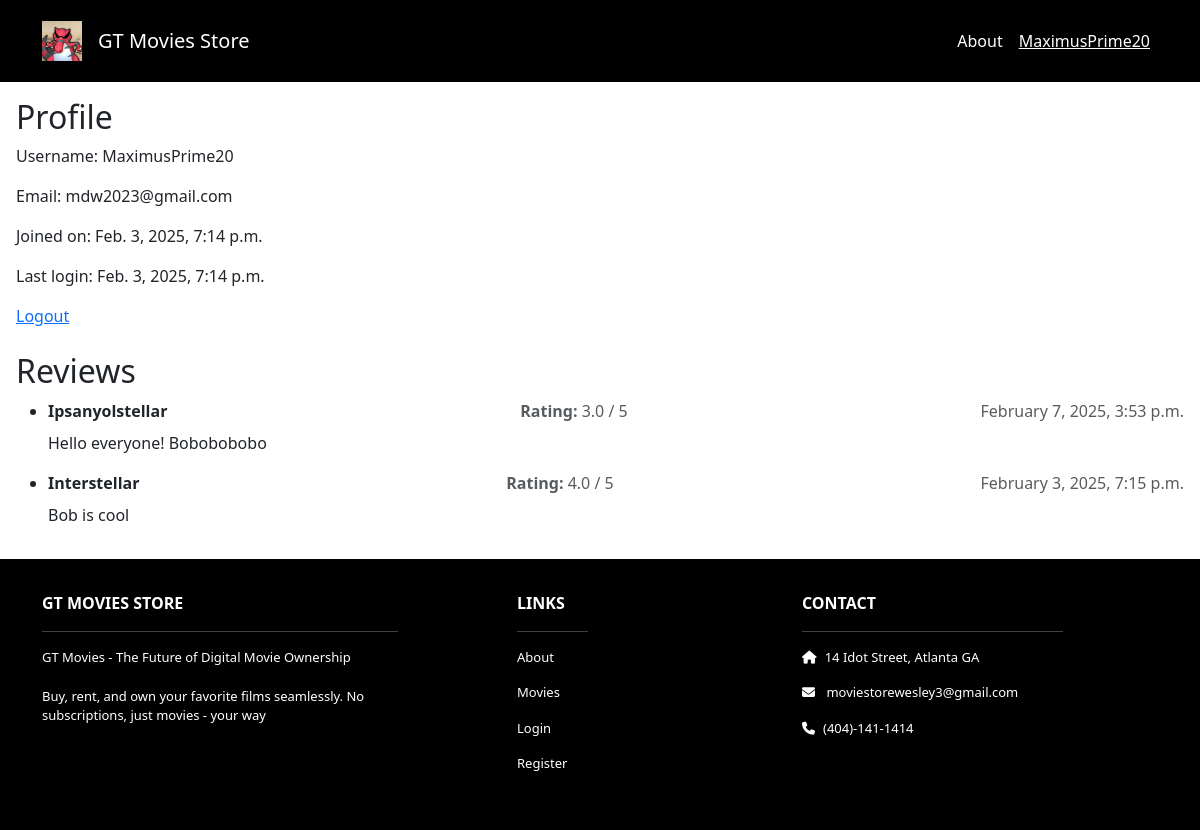
/profile/ (signed in), run on an earlier commit of the app's database.
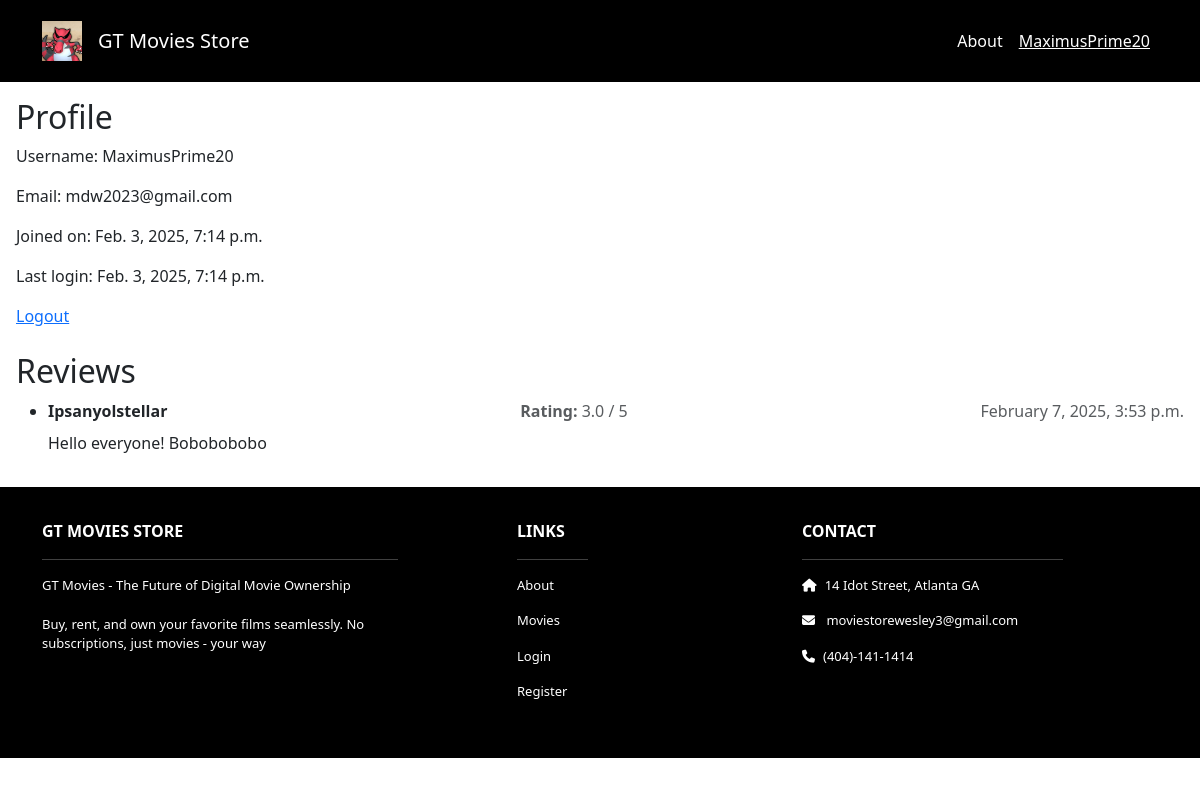
And on a later commit of the database.
### movies/models.py (models this page shows, shortened)
class Review(models.Model):
    movie = models.ForeignKey(Movie, on_delete=models.CASCADE)
    user = models.ForeignKey(User, on_delete=models.CASCADE)
    text = models.TextField()
    rating = models.DecimalField(max_digits=2, decimal_places=1, default=0.0)
    created_at = models.DateTimeField(auto_now_add=True)

class Movie(models.Model):
    id = models.AutoField(primary_key=True)
    name = models.CharField(max_length=255)
    price = models.IntegerField()
    description = models.TextField()
    image = models.FileField(upload_to='movies/')

### accounts/views.py (the view)
# urls.py: path("profile/", profile, name="profile"),
@login_required
def profile(request):
    user = request.user
    template_data = {
        'title': 'Profile',
        'reviews': Review.objects.filter(user=user).order_by('-created_at')
    }
    return render(request, "accounts/profile.html", {"user": user, "template_data": template_data})

### templates/accounts/profile.html (shortened to what this page needs)
{% extends 'base.html' %}
{% block content %}
<div class="p-3">
  <h2>Profile</h2>
  <p>Username: {{ user.username }}</p>
  <p>Email: {{ user.email }}</p>
  <p>Joined on: {{ user.date_joined }}</p>
  <p>Last login: {{ user.last_login }}</p>
  <a href="{% url 'logout' %}">Logout</a>
  <br><br>
  <h2>Reviews</h2>
  <ul>
      {% for review in template_data.reviews %}
        <li class="review-item mb-3">
          <div class="review-header d-flex justify-content-between align-items-center">
              <div>
                  <strong>{{ review.movie.name }}</strong>
              </div>
              <div class="text-muted ml-3">
                  <strong>Rating:</strong> {{ review.rating }} / 5
              </div>
              <span class="text-muted ml-3">{{ review.created_at|date:"F j, Y, g:i a" }}</span>
          </div>
          <div class="review-text mt-2">
              <p>{{ review.text }}</p>
          </div>
        </li>
      {% empty %}
          <li>No reviews yet.</li>
      {% endfor %}
  </ul>
</div>
{% endblock %}

What changed in the data, as far as the page shows it:
removed Review: movie.name "Interstellar", rating "4.0", created_at "February 3, 2025, 7:15 p.m.", text "Bob is cool"
